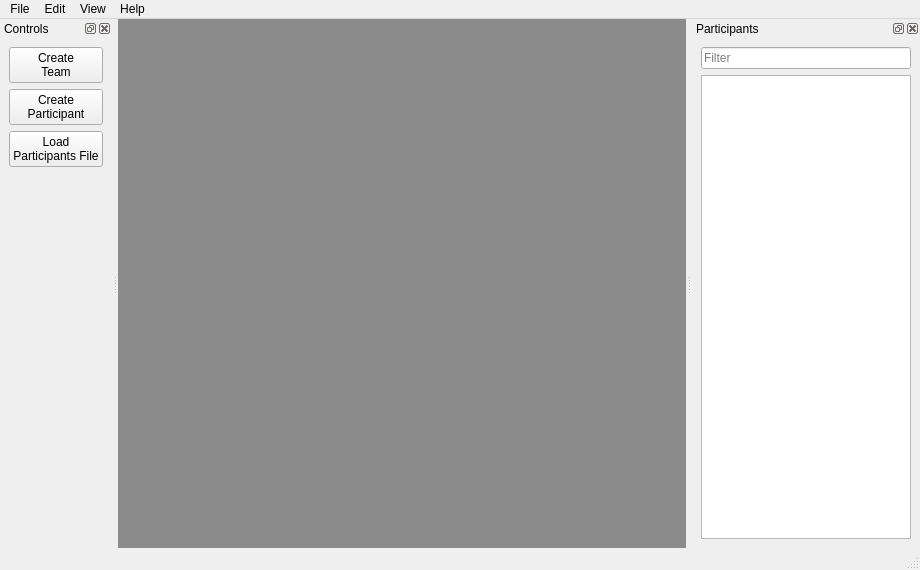
<?xml version="1.0" encoding="UTF-8"?>
<ui version="4.0">
 <class>MainWindow</class>
 <widget class="QMainWindow" name="MainWindow">
  <property name="geometry">
   <rect>
    <x>0</x>
    <y>0</y>
    <width>920</width>
    <height>570</height>
   </rect>
  </property>
  <property name="windowTitle">
   <string>פורמיון</string>
  </property>
  <property name="autoFillBackground">
   <bool>false</bool>
  </property>
  <property name="styleSheet">
   <string notr="true"/>
  </property>
  <widget class="QWidget" name="centralwidget">
   <property name="styleSheet">
    <string notr="true">background-color:rgb(139, 139, 139)</string>
   </property>
  </widget>
  <widget class="QMenuBar" name="menubar">
   <property name="geometry">
    <rect>
     <x>0</x>
     <y>0</y>
     <width>920</width>
     <height>23</height>
    </rect>
   </property>
   <widget class="QMenu" name="menuFile">
    <property name="title">
     <string>File</string>
    </property>
   </widget>
   <widget class="QMenu" name="menuEfit">
    <property name="title">
     <string>Edit</string>
    </property>
   </widget>
   <widget class="QMenu" name="menuView">
    <property name="title">
     <string>View</string>
    </property>
   </widget>
   <widget class="QMenu" name="menuHelp">
    <property name="title">
     <string>Help</string>
    </property>
   </widget>
   <addaction name="menuFile"/>
   <addaction name="menuEfit"/>
   <addaction name="menuView"/>
   <addaction name="menuHelp"/>
  </widget>
  <widget class="QStatusBar" name="statusbar"/>
  <widget class="QDockWidget" name="controlsDock">
   <property name="windowTitle">
    <string>Controls</string>
   </property>
   <attribute name="dockWidgetArea">
    <number>1</number>
   </attribute>
   <widget class="QWidget" name="dockWidgetContents">
    <layout class="QVBoxLayout" name="verticalLayout">
     <property name="spacing">
      <number>6</number>
     </property>
     <item>
      <widget class="QPushButton" name="createTeamBtn">
       <property name="text">
        <string>Create 
Team</string>
       </property>
      </widget>
     </item>
     <item>
      <widget class="QPushButton" name="createParticipantsBtn">
       <property name="text">
        <string>Create 
Participant</string>
       </property>
      </widget>
     </item>
     <item>
      <widget class="QPushButton" name="loadParticipantsBtn">
       <property name="text">
        <string>Load 
Participants File</string>
       </property>
      </widget>
     </item>
     <item>
      <spacer name="verticalSpacer">
       <property name="orientation">
        <enum>Qt::Vertical</enum>
       </property>
       <property name="sizeHint" stdset="0">
        <size>
         <width>20</width>
         <height>40</height>
        </size>
       </property>
      </spacer>
     </item>
    </layout>
   </widget>
  </widget>
  <widget class="QDockWidget" name="participantsDock">
   <property name="minimumSize">
    <size>
     <width>228</width>
     <height>524</height>
    </size>
   </property>
   <property name="windowTitle">
    <string>Participants</string>
   </property>
   <attribute name="dockWidgetArea">
    <number>2</number>
   </attribute>
   <widget class="QWidget" name="dockWidgetContents_2">
    <layout class="QVBoxLayout" name="verticalLayout_2">
     <item>
      <widget class="QLineEdit" name="nameFilterEdt">
       <property name="text">
        <string/>
       </property>
       <property name="placeholderText">
        <string>Filter</string>
       </property>
      </widget>
     </item>
     <item>
      <widget class="QListView" name="participantsListView">
       <property name="minimumSize">
        <size>
         <width>0</width>
         <height>454</height>
        </size>
       </property>
       <property name="verticalScrollBarPolicy">
        <enum>Qt::ScrollBarAlwaysOff</enum>
       </property>
       <property name="horizontalScrollBarPolicy">
        <enum>Qt::ScrollBarAlwaysOff</enum>
       </property>
       <property name="sizeAdjustPolicy">
        <enum>QAbstractScrollArea::AdjustToContents</enum>
       </property>
      </widget>
     </item>
    </layout>
   </widget>
  </widget>
  <action name="actionCreate_Team">
   <property name="text">
    <string>Create Team</string>
   </property>
   <property name="font">
    <font>
     <pointsize>14</pointsize>
    </font>
   </property>
   <property name="shortcut">
    <string>Ctrl+T</string>
   </property>
  </action>
  <action name="actionCreate_Participant">
   <property name="text">
    <string>Create Participant</string>
   </property>
   <property name="font">
    <font>
     <pointsize>14</pointsize>
    </font>
   </property>
  </action>
  <action name="actionLoad_Participants_File">
   <property name="text">
    <string>Load Participants File</string>
   </property>
   <property name="toolTip">
    <string>Load Participants File</string>
   </property>
   <property name="font">
    <font>
     <pointsize>14</pointsize>
    </font>
   </property>
  </action>
 </widget>
 <resources/>
 <connections/>
</ui>
